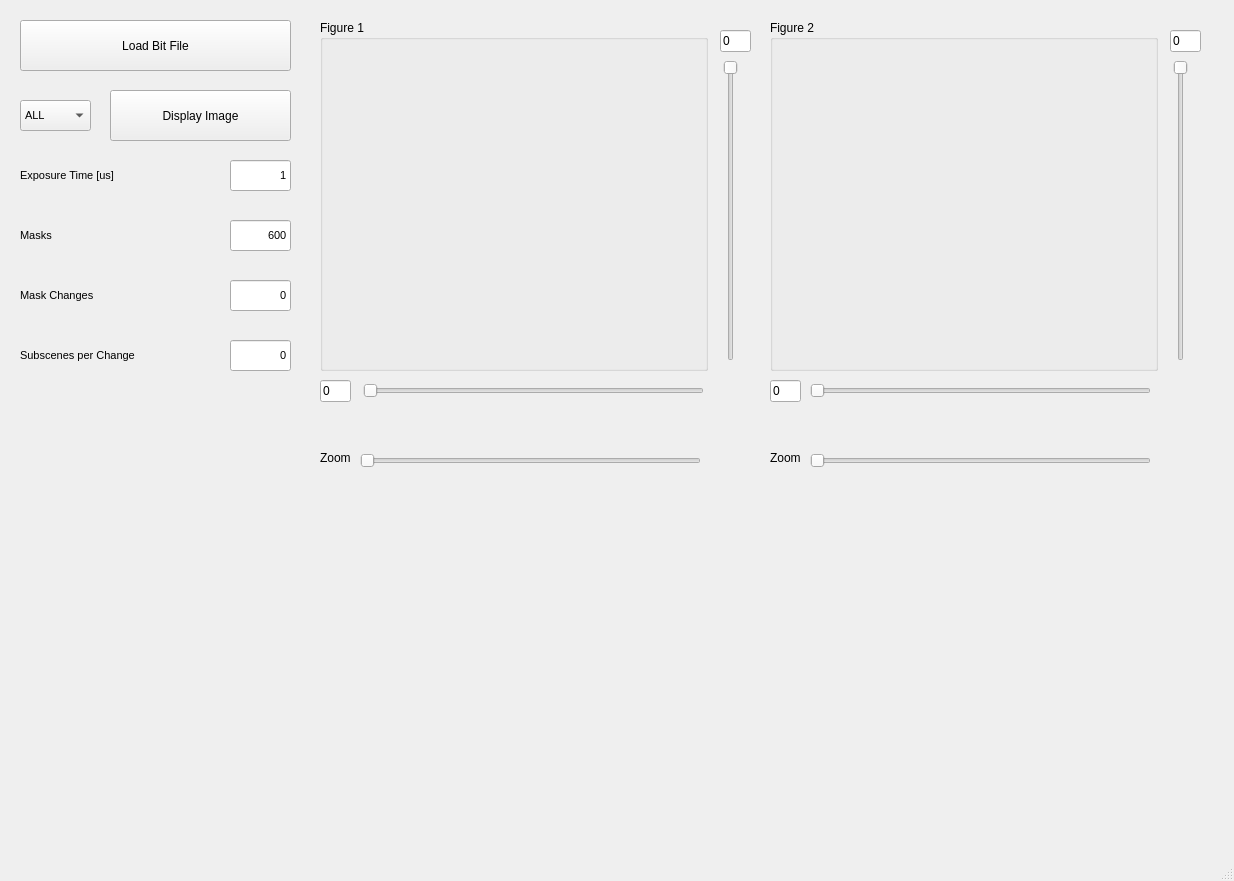
<?xml version="1.0" encoding="UTF-8"?>
<ui version="4.0">
 <class>MainWindow</class>
 <widget class="QMainWindow" name="MainWindow">
  <property name="geometry">
   <rect>
    <x>0</x>
    <y>0</y>
    <width>1234</width>
    <height>881</height>
   </rect>
  </property>
  <property name="windowTitle">
   <string>MainWindow</string>
  </property>
  <property name="styleSheet">
   <string notr="true"/>
  </property>
  <widget class="QWidget" name="centralwidget">
   <widget class="QGroupBox" name="groupBox">
    <property name="geometry">
     <rect>
      <x>320</x>
      <y>20</y>
      <width>388</width>
      <height>351</height>
     </rect>
    </property>
    <property name="sizePolicy">
     <sizepolicy hsizetype="Preferred" vsizetype="Preferred">
      <horstretch>0</horstretch>
      <verstretch>0</verstretch>
     </sizepolicy>
    </property>
    <property name="title">
     <string>Figure 1</string>
    </property>
    <widget class="QWidget" name="ImgWidget1" native="true">
     <property name="geometry">
      <rect>
       <x>10</x>
       <y>20</y>
       <width>368</width>
       <height>320</height>
      </rect>
     </property>
    </widget>
   </widget>
   <widget class="QPushButton" name="startButton">
    <property name="geometry">
     <rect>
      <x>110</x>
      <y>90</y>
      <width>181</width>
      <height>51</height>
     </rect>
    </property>
    <property name="text">
     <string>Display Image</string>
    </property>
    <property name="checkable">
     <bool>true</bool>
    </property>
   </widget>
   <widget class="QGroupBox" name="groupBox2">
    <property name="geometry">
     <rect>
      <x>770</x>
      <y>20</y>
      <width>388</width>
      <height>351</height>
     </rect>
    </property>
    <property name="sizePolicy">
     <sizepolicy hsizetype="Preferred" vsizetype="Preferred">
      <horstretch>0</horstretch>
      <verstretch>0</verstretch>
     </sizepolicy>
    </property>
    <property name="title">
     <string>Figure 2</string>
    </property>
    <widget class="QWidget" name="ImgWidget2" native="true">
     <property name="geometry">
      <rect>
       <x>10</x>
       <y>20</y>
       <width>368</width>
       <height>320</height>
      </rect>
     </property>
    </widget>
   </widget>
   <widget class="QSlider" name="Zoom1">
    <property name="geometry">
     <rect>
      <x>360</x>
      <y>450</y>
      <width>341</width>
      <height>22</height>
     </rect>
    </property>
    <property name="minimum">
     <number>1</number>
    </property>
    <property name="maximum">
     <number>20</number>
    </property>
    <property name="singleStep">
     <number>1</number>
    </property>
    <property name="orientation">
     <enum>Qt::Horizontal</enum>
    </property>
   </widget>
   <widget class="QLabel" name="label">
    <property name="geometry">
     <rect>
      <x>320</x>
      <y>450</y>
      <width>31</width>
      <height>16</height>
     </rect>
    </property>
    <property name="text">
     <string>Zoom</string>
    </property>
   </widget>
   <widget class="QSlider" name="Zoom2">
    <property name="geometry">
     <rect>
      <x>810</x>
      <y>450</y>
      <width>341</width>
      <height>22</height>
     </rect>
    </property>
    <property name="minimum">
     <number>1</number>
    </property>
    <property name="maximum">
     <number>20</number>
    </property>
    <property name="singleStep">
     <number>1</number>
    </property>
    <property name="orientation">
     <enum>Qt::Horizontal</enum>
    </property>
   </widget>
   <widget class="QLabel" name="label_2">
    <property name="geometry">
     <rect>
      <x>770</x>
      <y>450</y>
      <width>31</width>
      <height>16</height>
     </rect>
    </property>
    <property name="text">
     <string>Zoom</string>
    </property>
   </widget>
   <widget class="QSlider" name="X1">
    <property name="geometry">
     <rect>
      <x>363</x>
      <y>380</y>
      <width>341</width>
      <height>22</height>
     </rect>
    </property>
    <property name="maximum">
     <number>184</number>
    </property>
    <property name="orientation">
     <enum>Qt::Horizontal</enum>
    </property>
   </widget>
   <widget class="QSlider" name="Y1">
    <property name="geometry">
     <rect>
      <x>720</x>
      <y>60</y>
      <width>22</width>
      <height>301</height>
     </rect>
    </property>
    <property name="layoutDirection">
     <enum>Qt::LeftToRight</enum>
    </property>
    <property name="maximum">
     <number>160</number>
    </property>
    <property name="orientation">
     <enum>Qt::Vertical</enum>
    </property>
    <property name="invertedAppearance">
     <bool>true</bool>
    </property>
   </widget>
   <widget class="QSlider" name="Y2">
    <property name="geometry">
     <rect>
      <x>1170</x>
      <y>60</y>
      <width>22</width>
      <height>301</height>
     </rect>
    </property>
    <property name="layoutDirection">
     <enum>Qt::LeftToRight</enum>
    </property>
    <property name="maximum">
     <number>160</number>
    </property>
    <property name="orientation">
     <enum>Qt::Vertical</enum>
    </property>
    <property name="invertedAppearance">
     <bool>true</bool>
    </property>
   </widget>
   <widget class="QSlider" name="X2">
    <property name="geometry">
     <rect>
      <x>810</x>
      <y>380</y>
      <width>341</width>
      <height>22</height>
     </rect>
    </property>
    <property name="maximum">
     <number>184</number>
    </property>
    <property name="orientation">
     <enum>Qt::Horizontal</enum>
    </property>
   </widget>
   <widget class="QLineEdit" name="X1box">
    <property name="geometry">
     <rect>
      <x>320</x>
      <y>380</y>
      <width>31</width>
      <height>22</height>
     </rect>
    </property>
    <property name="text">
     <string>0</string>
    </property>
   </widget>
   <widget class="QLineEdit" name="X2box">
    <property name="geometry">
     <rect>
      <x>770</x>
      <y>380</y>
      <width>31</width>
      <height>22</height>
     </rect>
    </property>
    <property name="text">
     <string>0</string>
    </property>
   </widget>
   <widget class="QLineEdit" name="Y1box">
    <property name="geometry">
     <rect>
      <x>720</x>
      <y>30</y>
      <width>31</width>
      <height>22</height>
     </rect>
    </property>
    <property name="text">
     <string>0</string>
    </property>
   </widget>
   <widget class="QLineEdit" name="Y2box">
    <property name="geometry">
     <rect>
      <x>1170</x>
      <y>30</y>
      <width>31</width>
      <height>22</height>
     </rect>
    </property>
    <property name="text">
     <string>0</string>
    </property>
   </widget>
   <widget class="QPushButton" name="bitLoad">
    <property name="geometry">
     <rect>
      <x>20</x>
      <y>20</y>
      <width>271</width>
      <height>51</height>
     </rect>
    </property>
    <property name="text">
     <string>Load Bit File</string>
    </property>
   </widget>
   <widget class="QComboBox" name="DispType">
    <property name="geometry">
     <rect>
      <x>20</x>
      <y>100</y>
      <width>71</width>
      <height>31</height>
     </rect>
    </property>
    <property name="font">
     <font>
      <pointsize>8</pointsize>
     </font>
    </property>
    <item>
     <property name="text">
      <string>ALL</string>
     </property>
    </item>
    <item>
     <property name="text">
      <string>CEP</string>
     </property>
    </item>
    <item>
     <property name="text">
      <string>CEP-TOF</string>
     </property>
    </item>
   </widget>
   <widget class="QLabel" name="maskslabel">
    <property name="geometry">
     <rect>
      <x>20</x>
      <y>220</y>
      <width>181</width>
      <height>31</height>
     </rect>
    </property>
    <property name="font">
     <font>
      <pointsize>8</pointsize>
     </font>
    </property>
    <property name="text">
     <string>Masks</string>
    </property>
   </widget>
   <widget class="QLabel" name="maskschangeslabel">
    <property name="geometry">
     <rect>
      <x>20</x>
      <y>280</y>
      <width>181</width>
      <height>31</height>
     </rect>
    </property>
    <property name="font">
     <font>
      <pointsize>8</pointsize>
     </font>
    </property>
    <property name="text">
     <string>Mask Changes</string>
    </property>
   </widget>
   <widget class="QLineEdit" name="SubChange">
    <property name="geometry">
     <rect>
      <x>230</x>
      <y>340</y>
      <width>61</width>
      <height>31</height>
     </rect>
    </property>
    <property name="font">
     <font>
      <pointsize>8</pointsize>
     </font>
    </property>
    <property name="text">
     <string>0</string>
    </property>
    <property name="alignment">
     <set>Qt::AlignRight|Qt::AlignTrailing|Qt::AlignVCenter</set>
    </property>
   </widget>
   <widget class="QLabel" name="exposurelabel">
    <property name="geometry">
     <rect>
      <x>20</x>
      <y>160</y>
      <width>221</width>
      <height>31</height>
     </rect>
    </property>
    <property name="font">
     <font>
      <pointsize>8</pointsize>
     </font>
    </property>
    <property name="text">
     <string>Exposure Time [us]</string>
    </property>
   </widget>
   <widget class="QLineEdit" name="Masks">
    <property name="geometry">
     <rect>
      <x>230</x>
      <y>220</y>
      <width>61</width>
      <height>31</height>
     </rect>
    </property>
    <property name="font">
     <font>
      <pointsize>8</pointsize>
     </font>
    </property>
    <property name="text">
     <string>600</string>
    </property>
    <property name="alignment">
     <set>Qt::AlignRight|Qt::AlignTrailing|Qt::AlignVCenter</set>
    </property>
   </widget>
   <widget class="QLineEdit" name="MaskChanges">
    <property name="geometry">
     <rect>
      <x>230</x>
      <y>280</y>
      <width>61</width>
      <height>31</height>
     </rect>
    </property>
    <property name="font">
     <font>
      <pointsize>8</pointsize>
     </font>
    </property>
    <property name="text">
     <string>0</string>
    </property>
    <property name="alignment">
     <set>Qt::AlignRight|Qt::AlignTrailing|Qt::AlignVCenter</set>
    </property>
   </widget>
   <widget class="QLineEdit" name="Exposure">
    <property name="geometry">
     <rect>
      <x>230</x>
      <y>160</y>
      <width>61</width>
      <height>31</height>
     </rect>
    </property>
    <property name="font">
     <font>
      <pointsize>8</pointsize>
     </font>
    </property>
    <property name="text">
     <string>1</string>
    </property>
    <property name="alignment">
     <set>Qt::AlignRight|Qt::AlignTrailing|Qt::AlignVCenter</set>
    </property>
   </widget>
   <widget class="QLabel" name="maskschangeslabel_2">
    <property name="geometry">
     <rect>
      <x>20</x>
      <y>340</y>
      <width>231</width>
      <height>31</height>
     </rect>
    </property>
    <property name="font">
     <font>
      <pointsize>8</pointsize>
     </font>
    </property>
    <property name="text">
     <string>Subscenes per Change</string>
    </property>
   </widget>
   <zorder>groupBox</zorder>
   <zorder>startButton</zorder>
   <zorder>groupBox2</zorder>
   <zorder>Zoom1</zorder>
   <zorder>label</zorder>
   <zorder>Zoom2</zorder>
   <zorder>label_2</zorder>
   <zorder>X1</zorder>
   <zorder>Y1</zorder>
   <zorder>ImgWidget1</zorder>
   <zorder>Y2</zorder>
   <zorder>X2</zorder>
   <zorder>X1box</zorder>
   <zorder>X2box</zorder>
   <zorder>Y1box</zorder>
   <zorder>Y2box</zorder>
   <zorder>bitLoad</zorder>
   <zorder>DispType</zorder>
   <zorder>maskslabel</zorder>
   <zorder>maskschangeslabel</zorder>
   <zorder>SubChange</zorder>
   <zorder>exposurelabel</zorder>
   <zorder>Masks</zorder>
   <zorder>MaskChanges</zorder>
   <zorder>Exposure</zorder>
   <zorder>maskschangeslabel_2</zorder>
  </widget>
  <widget class="QStatusBar" name="statusbar"/>
 </widget>
 <resources/>
 <connections/>
</ui>
